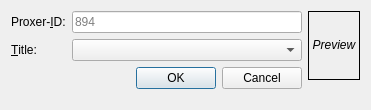
<?xml version="1.0" encoding="UTF-8"?>
<ui version="4.0">
 <class>AddAnimeDialog</class>
 <widget class="QDialog" name="AddAnimeDialog">
  <property name="geometry">
   <rect>
    <x>0</x>
    <y>0</y>
    <width>371</width>
    <height>110</height>
   </rect>
  </property>
  <property name="windowTitle">
   <string>Add Anime</string>
  </property>
  <layout class="QHBoxLayout" name="horizontalLayout">
   <item>
    <layout class="QFormLayout" name="formLayout">
     <item row="0" column="0">
      <widget class="QLabel" name="proxerIDLabel">
       <property name="text">
        <string>Proxer-&amp;ID:</string>
       </property>
       <property name="buddy">
        <cstring>proxerIDLineEdit</cstring>
       </property>
      </widget>
     </item>
     <item row="0" column="1">
      <widget class="QLineEdit" name="proxerIDLineEdit">
       <property name="placeholderText">
        <string>894</string>
       </property>
      </widget>
     </item>
     <item row="1" column="1">
      <widget class="QComboBox" name="titleComboBox"/>
     </item>
     <item row="1" column="0">
      <widget class="QLabel" name="titleLabel">
       <property name="text">
        <string>&amp;Title:</string>
       </property>
       <property name="buddy">
        <cstring>titleComboBox</cstring>
       </property>
      </widget>
     </item>
     <item row="2" column="0" colspan="2">
      <widget class="QDialogButtonBox" name="buttonBox">
       <property name="orientation">
        <enum>Qt::Horizontal</enum>
       </property>
       <property name="standardButtons">
        <set>QDialogButtonBox::Cancel|QDialogButtonBox::Ok</set>
       </property>
      </widget>
     </item>
    </layout>
   </item>
   <item>
    <layout class="QVBoxLayout" name="verticalLayout">
     <item>
      <widget class="QLabel" name="previewLabel">
       <property name="minimumSize">
        <size>
         <width>52</width>
         <height>69</height>
        </size>
       </property>
       <property name="maximumSize">
        <size>
         <width>52</width>
         <height>69</height>
        </size>
       </property>
       <property name="frameShape">
        <enum>QFrame::Box</enum>
       </property>
       <property name="text">
        <string>&lt;i&gt;Preview&lt;/i&gt;</string>
       </property>
       <property name="alignment">
        <set>Qt::AlignCenter</set>
       </property>
       <property name="wordWrap">
        <bool>true</bool>
       </property>
      </widget>
     </item>
     <item>
      <spacer name="verticalSpacer">
       <property name="orientation">
        <enum>Qt::Vertical</enum>
       </property>
       <property name="sizeHint" stdset="0">
        <size>
         <width>0</width>
         <height>0</height>
        </size>
       </property>
      </spacer>
     </item>
    </layout>
   </item>
  </layout>
 </widget>
 <resources/>
 <connections>
  <connection>
   <sender>buttonBox</sender>
   <signal>accepted()</signal>
   <receiver>AddAnimeDialog</receiver>
   <slot>accept()</slot>
   <hints>
    <hint type="sourcelabel">
     <x>267</x>
     <y>85</y>
    </hint>
    <hint type="destinationlabel">
     <x>157</x>
     <y>274</y>
    </hint>
   </hints>
  </connection>
  <connection>
   <sender>buttonBox</sender>
   <signal>rejected()</signal>
   <receiver>AddAnimeDialog</receiver>
   <slot>reject()</slot>
   <hints>
    <hint type="sourcelabel">
     <x>267</x>
     <y>85</y>
    </hint>
    <hint type="destinationlabel">
     <x>286</x>
     <y>274</y>
    </hint>
   </hints>
  </connection>
 </connections>
</ui>
